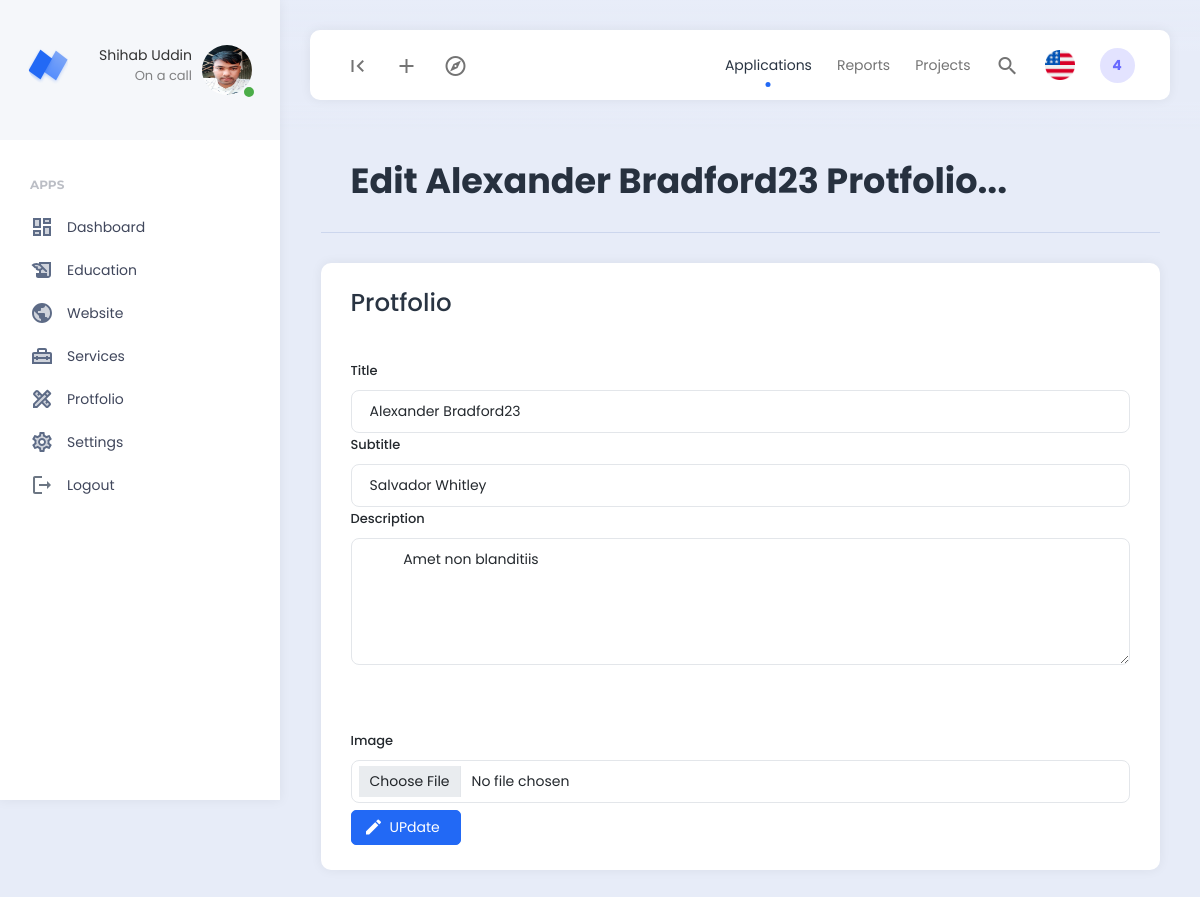
The app's page /backend/protfolio/edit.php?editid=7 (signed in) with its own data.
### tables this page shows
CREATE TABLE `users` (
  `id` int NOT NULL,
  `name` varchar(200) NOT NULL,
  `email` varchar(200) NOT NULL,
  `image` varchar(200) NOT NULL DEFAULT 'default.jpg',
  `password` varchar(200) NOT NULL
);

CREATE TABLE `protfolios` (
  `id` int NOT NULL,
  `title` varchar(200) NOT NULL,
  `subtitle` varchar(200) NOT NULL,
  `description` longtext NOT NULL,
  `image` varchar(200) NOT NULL,
  `status` varchar(200) NOT NULL DEFAULT 'deactive'
);

### backend/protfolio/edit.php (the view, shortened to what this page needs)
<?php
include "../master/header.php";
if(isset($_GET['editid'])){
    $id= $_GET['editid'];
    $edit_query= "SELECT * FROM protfolios WHERE id='$id'";
    $connect= mysqli_query($db_connect,$edit_query);
    $edit_protfolio= mysqli_fetch_assoc($connect);
}
?>
<div class="row">
    <div class="col">
        <div class="page-description">
            <h1>Edit <?= $edit_protfolio['title']?> Protfolio...</h1>
        </div>
    </div>
</div>
<div class="row">
    <div class="col-12">
        <div class="card">
            <div class="card-header">
                <h3>Protfolio</h3>
            </div>
            <form action="store.php?editid=<?= $edit_protfolio['id']?>" method="POST" enctype="multipart/form-data">
            <div class="card-body">
            <label for="exampleInputName1" class="form-label">Title</label>
            <input type="text" name="title" class="form-control" id="exampleInputName1" aria-describedby="nameHelp" value="<?= $edit_protfolio['title']?>" >
            <label for="exampleInputName1" class="form-label">Subtitle</label>
            <input type="text" name="subtitle" class="form-control" id="exampleInputName1" aria-describedby="nameHelp" value="<?= $edit_protfolio['subtitle']?>" >
            <label for="exampleInputName1" class="form-label">Description</label>
            <textarea rows="5" type="text" name="description" class="form-control"> <?= $edit_protfolio['description']?> </textarea>
            <picture class="d-block my-4">
            </picture>
            <label for="exampleInputName1" class="form-label">Image</label>
            <input onchange="document.getElementById('protfolioimg').src = window.URL.createObjectURL(this.files[0])" type="file" name="image" class="form-control" id="exampleInputName1" aria-describedby="nameHelp" value="<?= $edit_protfolio['image']?>">
            <button type="submit" name="edit" class="btn btn-primary mt-2"><i class="material-icons">edit</i>UPdate</button>
            </div>
            </form>
        </div>
    </div>
</div>
<?php
include "../master/footer.php";
?>

### backend/master/header.php (shortened to what this page needs)
<?php
include "../../config/database.php";
$explode= explode("/", $_SERVER["PHP_SELF"]);
$link= end($explode);
$id= $_SESSION['author_id'];
$user_query= "SELECT * FROM users WHERE id='$id'";
$user_connect= mysqli_query($db_connect,$user_query);
$user= mysqli_fetch_assoc($user_connect);
?>
<!DOCTYPE html>
<html lang="en">
<head>
    <link href="../../public/dashboard/assets/plugins/bootstrap/css/bootstrap.min.css" rel="stylesheet">
    <link href="../../public/dashboard/assets/plugins/perfectscroll/perfect-scrollbar.css" rel="stylesheet">
    <link href="../../public/dashboard/assets/plugins/pace/pace.css" rel="stylesheet">
    <link rel="stylesheet" href="https://cdnjs.cloudflare.com/ajax/libs/font-awesome/4.7.0/css/font-awesome.css" />
    <link href="../../public/dashboard/assets/css/main.min.css" rel="stylesheet">
    <link href="../../public/dashboard/assets/css/custom.css" rel="stylesheet">
</head>
<body>
    <div class="app align-content-stretch d-flex flex-wrap">
        <div class="app-sidebar">
            <div class="logo">
                <a href="index.html" class="logo-icon"><span class="logo-text">Neptune</span></a>
                <div class="sidebar-user-switcher user-activity-online">
                    <a href="#">
                            <?php if($user['image'] == 'default.jpg') : ?>
                           <img style=" height: 50px; width: 50px; border-radius: 50%;" src="../../public/uploads/default/<?= $user['image']?>">
                            <?php else : ?>
                           <img style=" height: 50px; width: 50px; border-radius: 50%;" src="../../public/uploads/profile/<?= $user['image']?>">
                           <?php endif ; ?>
                        <span class="activity-indicator"></span>
                        <span class="user-info-text"> <?= $_SESSION['author_name'] ?> <br><span class="user-state-info">On a call</span></span>
                    </a>
                </div>
            </div>
            <div class="app-menu">
                <ul class="accordion-menu">
                    <li class="sidebar-title">
                        Apps
                    </li>
                    <li class="<?= $link=='home.php' ? 'active-page' : '' ?>">
                        <a href="../home/home.php" class="active"><i class="material-icons-two-tone">dashboard</i>Dashboard</a>
                    </li>
                    <li class="<?= $link=='skills.php' ? 'active-page' : '' ?>">
                        <a href="../skill/skills.php" class="active"><i class="material-icons-two-tone">history_edu</i>Education</a>
                    </li>
                    <li class="<?= $link=='index.php' ? 'active-page' : '' ?>">
                        <a href="../../index.php" class="active"><i class="material-icons-two-tone">public</i>Website</a>
                    </li>
                    <li class="<?= $link=='services.php' ? 'active-page' : '' ?>">
                        <a href="../service/services.php"><i class="material-icons-two-tone">home_repair_service</i>Services</a>
                    </li>
                    <li class="<?= $link=='protfolios.php' ? 'active-page' : '' ?>">
                        <a href="../protfolio/protfolios.php" class="active"><i class="material-icons-two-tone">design_services</i>Protfolio</a>
                    </li>
                    <li class="<?= $link=='profile.php' ? 'active-page' : '' ?>">
                        <a href="../profile/profile.php"><i class="material-icons-two-tone">settings</i>Settings</a>
                    </li>
                    <li class="<?= $link=='logout.php' ? 'active-page' : '' ?>">
                        <a href="../logout/logout.php" class="active"><i class="material-icons-two-tone">logout</i>Logout</a>
                    </li>
                </ul>
            </div>
        </div>
        <div class="app-container">
            <div class="app-header">
                <nav class="navbar navbar-light navbar-expand-lg">
                    <div class="container-fluid">
                        <div class="navbar-nav" id="navbarNav">
                            <ul class="navbar-nav">
                                <li class="nav-item">
                                    <a class="nav-link hide-sidebar-toggle-button" href="#"><i class="material-icons">first_page</i></a>
                                </li>
                                <li class="nav-item dropdown hidden-on-mobile">
                                    <a class="nav-link dropdown-toggle" href="#" id="addDropdownLink" role="button" data-bs-toggle="dropdown" aria-expanded="false">
                                        <i class="material-icons">add</i>
                                    </a>
                                </li>
                                <li class="nav-item dropdown hidden-on-mobile">
                                    <a class="nav-link dropdown-toggle" href="#" id="exploreDropdownLink" role="button" data-bs-toggle="dropdown" aria-expanded="false">
                                        <i class="material-icons-outlined">explore</i>
                                    </a>
                                </li>
                            </ul>
                        </div>
                        <div class="d-flex">
                            <ul class="navbar-nav">
                                <li class="nav-item hidden-on-mobile">
                                    <a class="nav-link active" href="#">Applications</a>
                                </li>
                                <li class="nav-item hidden-on-mobile">
                                    <a class="nav-link" href="#">Reports</a>
                                </li>
                                <li class="nav-item hidden-on-mobile">
                                    <a class="nav-link" href="#">Projects</a>
                                </li>
                                <li class="nav-item">
                                    <a class="nav-link toggle-search" href="#"><i class="material-icons">search</i></a>
                                </li>
                                <li class="nav-item hidden-on-mobile">
                                    <a class="nav-link language-dropdown-toggle" href="#" id="languageDropDown" data-bs-toggle="dropdown"><img src="../../public/dashboard/assets/images/flags/us.png" alt=""></a>
                                </li>
                                <li class="nav-item hidden-on-mobile">
                                    <a class="nav-link nav-notifications-toggle" id="notificationsDropDown" href="#" data-bs-toggle="dropdown">4</a>
                                </li>
                            </ul>
                        </div>
                    </div>
                </nav>
            </div>
            <div class="app-content">
                <div class="content-wrapper">
                    <div class="container">

### records on screen
users: image (placeholder picture)
protfolios: title "Alexander Bradford23", subtitle "Salvador Whitley", description "Amet non blanditiis"

### other values on screen
$_SESSION['author_name'] "Shihab Uddin"
